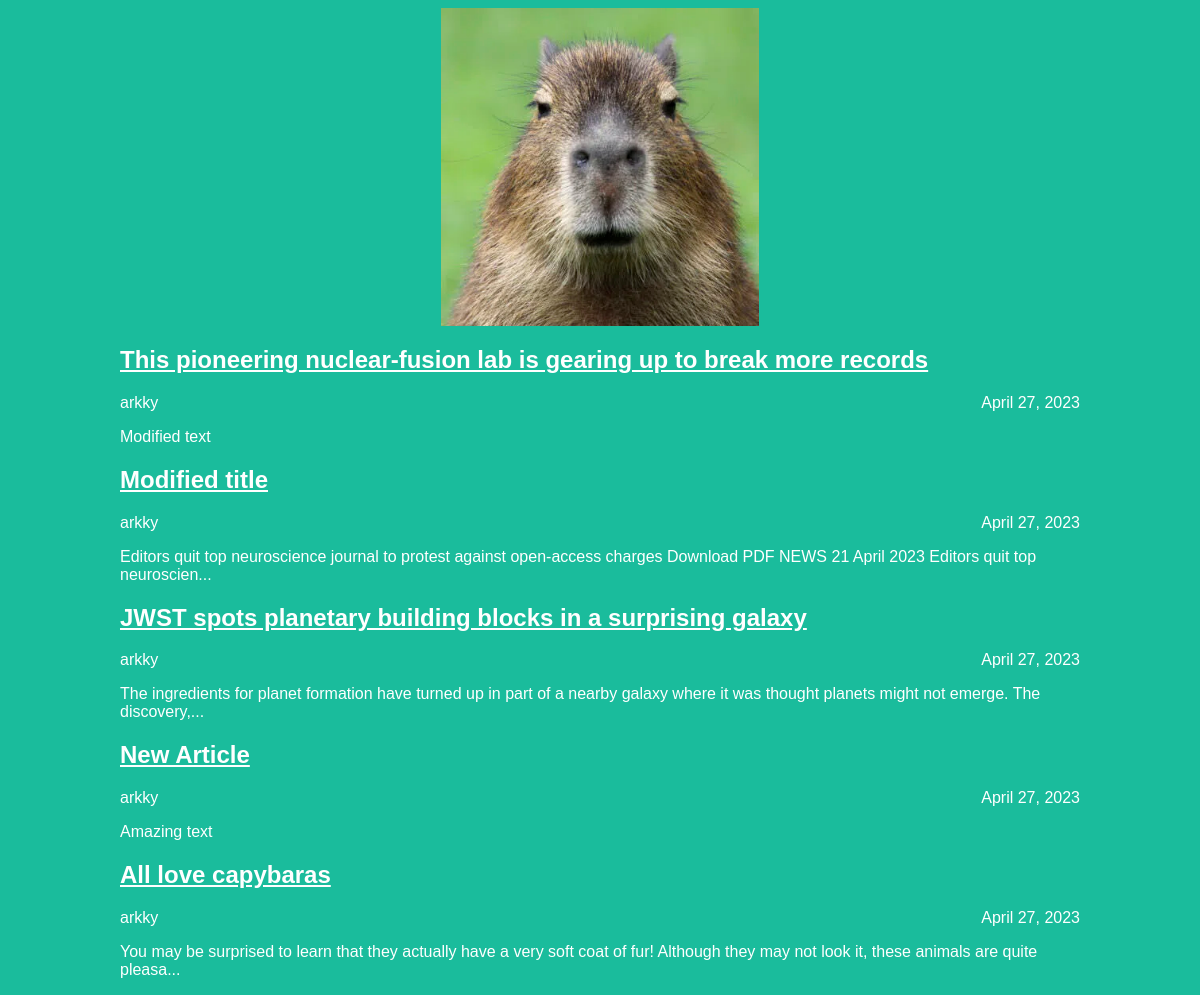
The page / on the database its author committed.
### articles/models.py (models this page shows, shortened)
class Article(models.Model):
    title = models.CharField(max_length=200)
    author = models.ForeignKey(User, on_delete=models.CASCADE)
    text = models.TextField()
    created_date = models.DateField(auto_now_add=True)
    def get_excerpt(self):
        return self.text[:140] + "..." if len(self.text) > 140 else self.text

### articles/views.py (the view)
# urls.py: path('', views.archive, name='archive'),
def archive(request):
    return render(request, 'archive.html', {"posts": Article.objects.all()})

### articles/templates/archive.html (shortened to what this page needs)
<!DOCTYPE html>
<html>
    <head>
        <link rel="stylesheet" href="{{ STATIC_URL }}/static/article.css">
    </head>
    <body class="archive">
        <div class="header">
            <img src="{{ STATIC_URL }}/static/capybara.webp" alt="Клуб любителей статейных капибар" class="archive-image">
        </div>
        <div>
            {% for post in posts %}
                <div class="one-post">
                    <h2 class="post-title"><a href="/article/{{ post.id }}">{{ post.title }}</a></h2>
                    <div class="article-info">
                        <div class="article-author">
                            {{ post.author.username }}
                        </div>
                        <div class="article-created-date">
                            {{ post.created_date }}
                        </div>
                    </div>
                    <p class="article-text">{{ post.get_excerpt }}</p>
                </div>
            {% endfor %}
        </div>
    </body>
</html>

### articles/static/article.css (style rules this page uses)
body { background: #1abc9c; font-family: Tahoma, Arial, sans-serif; color: #ffffff; }
.header { display: flex; align-items: center; }
.archive-image { display: block; margin: auto; }
.header img { width: 318px; margin-right: auto; }
.archive { width: 960px; margin-left: auto; margin-right: auto; }
.post-title a { color: #ffffff; }
.article-author { width: 50%; float: left; }
.article-created-date { text-align: right; }

### rows shown on the page
Article: title "This pioneering nuclear-fusion lab is gearing up to break more records", author.username "arkky", created_date "April 27, 2023", get_excerpt "Modified text"
Article: title "Modified title", author.username "arkky", created_date "April 27, 2023", get_excerpt "Editors quit top neuroscience journal to protest against open-access charges Download PDF NEWS 21 April 2023 Editors quit top neuroscien..."
Article: title "JWST spots planetary building blocks in a surprising galaxy", author.username "arkky", created_date "April 27, 2023", get_excerpt "The ingredients for planet formation have turned up in part of a nearby galaxy where it was thought planets might not emerge. The discovery,..."
Article: title "New Article", author.username "arkky", created_date "April 27, 2023", get_excerpt "Amazing text"
Article: title "All love capybaras", author.username "arkky", created_date "April 27, 2023", get_excerpt "You may be surprised to learn that they actually have a very soft coat of fur! Although they may not look it, these animals are quite pleasa..."
